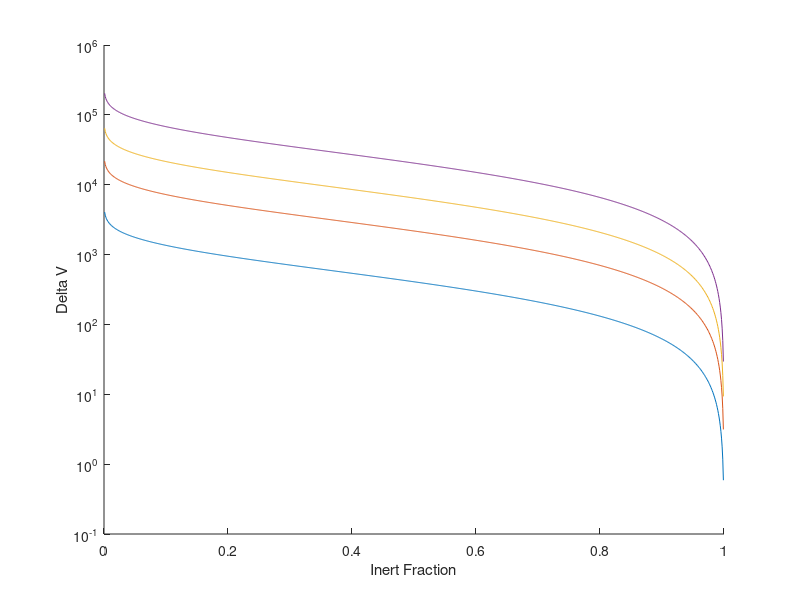

Write the MATLAB code that produced this figure. (Note: this script raises an error after producing the figure.)
%% Hw1 - A402
clear all
close all
clc
%% problem 1



%% problem 2
clear all
close all
mdotp = 650; %kg/s      mass flow propelent
c = 4400; % m/s         effective velocity
mStruct = 21500; %kg    
mProp = 180000; %kg
mPay = 15000; %kg
m = mStruct + mProp + mPay;
g = 9.807;

F = mdotp*c
Isp = F/(mdotp*g)
I = F*(mProp/mdotp)
T_W = F/(m*g)
mInert = mStruct;
mI_m = mInert/m
Dv = -c*log((mInert+mPay)/m)

%% problem 3
clear
close all

g = 9.807;
Isp = [60;320;950;3000];
Dv= @(fInert) Isp.*log(1/fInert).*g
fInert = 0:.001:1;

% DV = []

for i = 1:length(fInert)
    DV(:,i) = Dv(fInert(i));
end

figure
hold on 
% tiledlayout(2,2)

for i = 1:4
    % nexttile
    plot(fInert,DV(i,:))
    set(gca,"yscale","log")
    xlabel("Inert Fraction")
    ylabel("Delta V")
end
legend(string(Isp)+"s")

fInert = [.05,.4,.05,.05];
TargetDV = [50,3260+680,3210+640+2940,(3210+4500+10230)*2];

names= ["a","b","c","d"]';

for i = 1:length(fInert)
    disp("part:"+ string(names(i)))
    disp("the following Isp values would work for this situation:")
    disp(string(Isp(Dv(fInert(i))>=TargetDV(i)))+"s")
    scatter(fInert(i),TargetDV(i))
end

title("Feasibility lines for 4 missions")
legend([[string(Isp)+"s"],names],"location","best")





